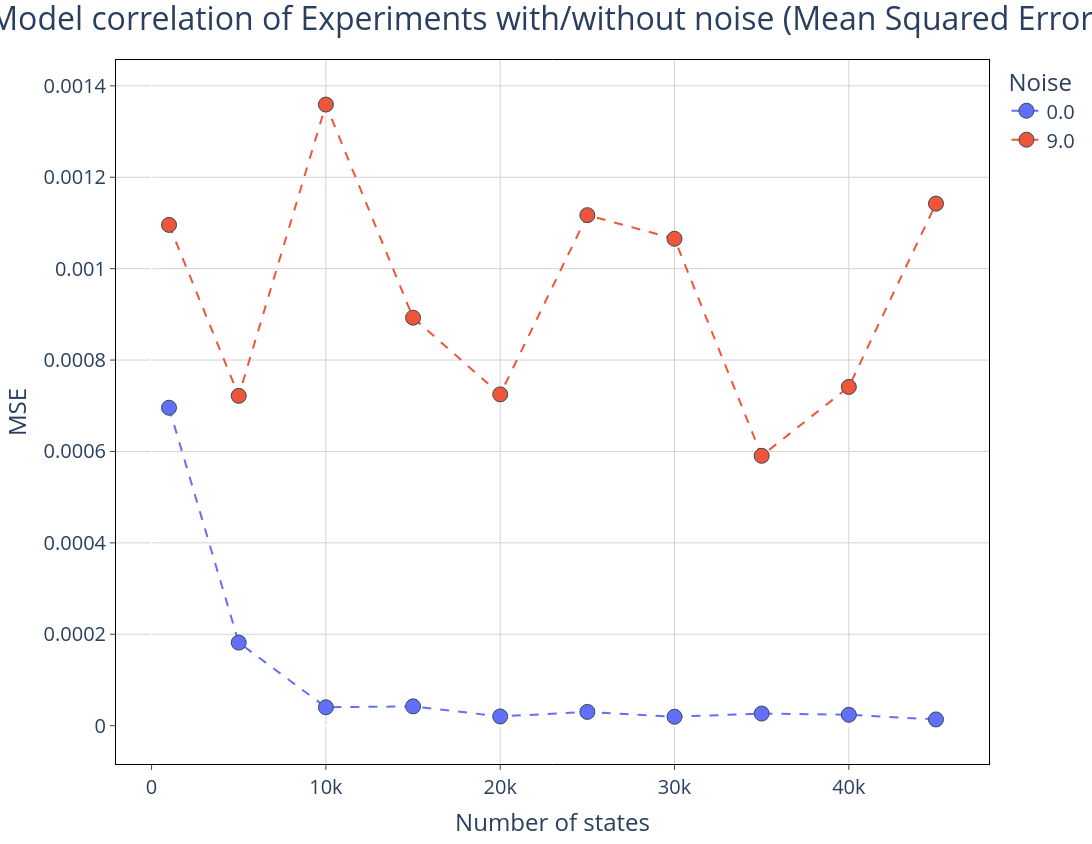

Source (notebook cell):
### Code cell
# Configuración del subplot
fig = px.line(results,
              x = 'N_states',
              y = 'MSE',
              color = 'Noise',
              markers = True
              )
fig.update_traces(marker=dict(size=15,line=dict(width=1, color='DarkSlateGrey')),
                  line_dash='dash'
                 )
fig.update_layout(
    height = 844,
    width = 1500,
    font=dict(size=20),
    paper_bgcolor='white',
    plot_bgcolor='white',
    title={
        'text': "Model correlation of Experiments with/without noise (Mean Squared Error)",
        'font': {'size': 32},
        'x' :0.5
    }
)
fig.update_xaxes(
    mirror=True,
    ticks='outside',
    showline=True,
    linecolor='black',
    gridcolor='lightgrey',
    title_text='Number of states'
)
fig.update_yaxes(
    mirror=True,
    ticks='outside',
    showline=True,
    linecolor='black',
    gridcolor='lightgrey',
    #type='log',
    title_text='MSE',
    #title_text='Log  (MSE)'
)
#fig.add_hline(y=0, line_width=3, line_dash="dash", line_color="lightgrey", annotation_text="Target MSE", annotation_position="top left")
fig.show()

### Figure 1 — Plotly figure (JSON) as saved in the notebook; plotly's stock layout.template omitted (floating-point values rounded to 4 significant figures)
{"data": [{"hovertemplate": "Noise=0.0<br>N_states=%{x}<br>MSE=%{y}<extra></extra>", "legendgroup": "0.0", "line": {"color": "#636efa", "dash": "dash"}, "marker": {"line": {"color": "DarkSlateGrey", "width": 1}, "size": 15, "symbol": "circle"}, "mode": "lines+markers", "name": "0.0", "orientation": "v", "showlegend": true, "type": "scatter", "x": [1000.0, 5000.0, 10000.0, 15000.0, 20000.0, 25000.0, 30000.0, 35000.0, 40000.0, 45000.0], "xaxis": "x", "y": [0.0006957, 0.0001817, 4.02e-05, 4.22e-05, 2.019e-05, 3.011e-05, 1.951e-05, 2.646e-05, 2.379e-05, 1.363e-05], "yaxis": "y"}, {"hovertemplate": "Noise=9.0<br>N_states=%{x}<br>MSE=%{y}<extra></extra>", "legendgroup": "9.0", "line": {"color": "#EF553B", "dash": "dash"}, "marker": {"line": {"color": "DarkSlateGrey", "width": 1}, "size": 15, "symbol": "circle"}, "mode": "lines+markers", "name": "9.0", "orientation": "v", "showlegend": true, "type": "scatter", "x": [1000.0, 5000.0, 10000.0, 15000.0, 20000.0, 25000.0, 30000.0, 35000.0, 40000.0, 45000.0], "xaxis": "x", "y": [0.001096, 0.0007217, 0.001359, 0.0008927, 0.0007249, 0.001117, 0.001065, 0.0005905, 0.0007412, 0.001142], "yaxis": "y"}], "layout": {"font": {"size": 20}, "height": 844, "legend": {"title": {"text": "Noise"}, "tracegroupgap": 0}, "margin": {"t": 60}, "paper_bgcolor": "white", "plot_bgcolor": "white", "title": {"font": {"size": 32}, "text": "Model correlation of Experiments with/without noise (Mean Squared Error)", "x": 0.5}, "width": 1500, "xaxis": {"anchor": "y", "domain": [0, 1], "gridcolor": "lightgrey", "linecolor": "black", "mirror": true, "showline": true, "ticks": "outside", "title": {"text": "Number of states"}}, "yaxis": {"anchor": "x", "domain": [0, 1], "gridcolor": "lightgrey", "linecolor": "black", "mirror": true, "showline": true, "ticks": "outside", "title": {"text": "MSE"}}}}
